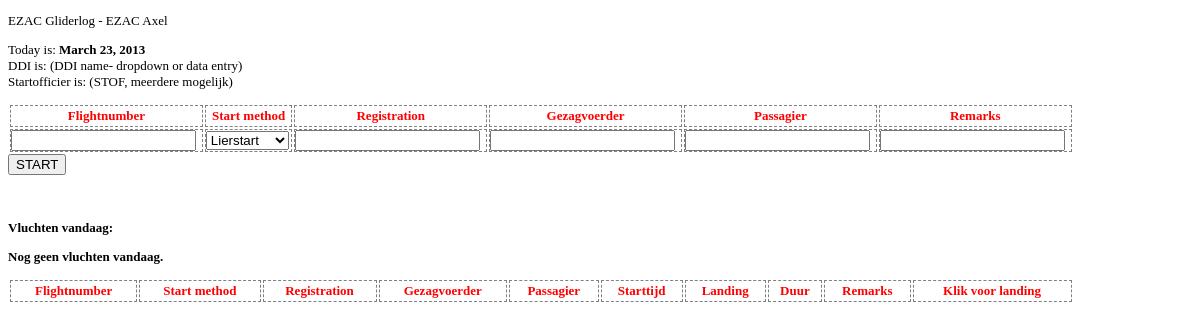
/gliderlog/, run on an earlier commit of the app's database.
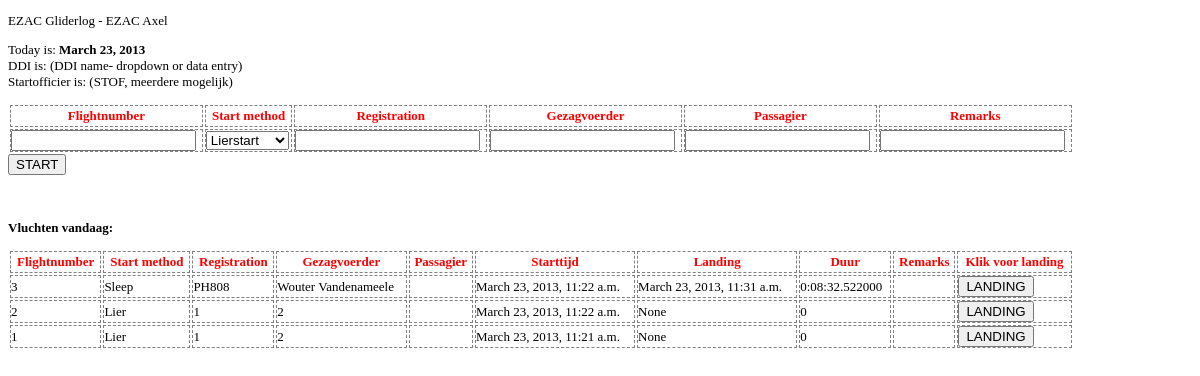
And on a later commit of the database.
### gliderlogapp/models.py (models this page shows, shortened)
class Registration(models.Model):
	flightnumber = models.IntegerField(null=True, blank=True)
	start_method = models.CharField(max_length=200)
	glider_registration = models.CharField(max_length=10)
	captain = models.CharField(max_length=200)
	passenger = models.CharField(max_length=200,null=True, blank=True)
	start_time = models.DateTimeField()
	landing_time = models.DateTimeField(null=True, blank=True)
	def length_auto(self, null=True, blank=True):
		if self.landing_time != None:
			return self.landing_time - self.start_time
		else:
			return 0
	remarks = models.CharField(max_length=500, null=True, blank=True)

### gliderlogapp/views.py (the view)
def index(request):
    overview = Registration.objects.order_by('-id').filter(start_time__gte=datetime.date.today())
    overview.now = datetime.date.today()
    if request.method == 'POST' and "start" in request.POST: # If the form has been submitted...
        formset = EntryForm(request.POST) # A form bound to the POST data
        if formset.is_valid(): # All validation rules pass
			flightnumber = formset.cleaned_data['flightnumber']
			start_method = formset.cleaned_data['start_method']
			glider_registration = formset.cleaned_data['glider_registration']
			captain = formset.cleaned_data['captain']
			passenger = formset.cleaned_data['passenger']
			start_time = datetime.datetime.now()
			remarks = formset.cleaned_data['remarks']
			savetodb = Registration(flightnumber=flightnumber, start_method=start_method, glider_registration=glider_registration,captain=captain, passenger=passenger, start_time=start_time, remarks=remarks)
			savetodb.save()
			return HttpResponseRedirect('/gliderlog/') # Redirect after POST
    elif request.method == 'POST' and "land" in request.POST:
        landing_time = datetime.datetime.now()
        savelanding = get_object_or_404(Registration, pk=request.POST['land'])
        savelanding.landing_time = landing_time
        savelanding.save()
    	return HttpResponseRedirect('/gliderlog/') # Redirect after POST
    else:
        formset = EntryForm() # An unbound form
    return render_to_response('index.html', {
        'overview': overview,
        'formset': formset,
	}, context_instance=RequestContext(request))

### gliderlogapp/models.py
class EntryForm(forms.Form):
	flightnumber = forms.IntegerField(required=False)
	start_method = forms.ChoiceField(choices=STARTMETHODS)
	glider_registration = forms.CharField()
	captain = forms.CharField()
	passenger = forms.CharField(required=False)
	start_time = forms.DateTimeField(required=False)
	landing_time = forms.DateTimeField(required=False)
	remarks = forms.CharField(required=False)

### templates/index.html (shortened to what this page needs)
<!DOCTYPE html PUBLIC "-//W3C//DTD XHTML 1.0 Transitional//EN" "http://www.w3.org/TR/xhtml1/DTD/xhtml1-transitional.dtd">
<html xmlns="http://www.w3.org/1999/xhtml">
<head>
<link rel="stylesheet" href="{{ STATIC_URL }}gliderlog.css" type="text/css"/>
</head>
<body>
<div align="left" valign="top">
<p>EZAC Gliderlog - EZAC Axel</p>
<p>Today is: <strong>{{ overview.now }}</strong><br />
  DDI is: (DDI name- dropdown or data entry)
    <br />
Startofficier is: (STOF, meerdere mogelijk)</p>
<table width="90%%" border="1" padding="0">
  <tr>
    <th scope="col">Flightnumber</th>
    <th scope="col">Start method</th>
    <th scope="col">Registration</th>
    <th scope="col">Gezagvoerder</th>
    <th scope="col">Passagier</th>
    <th scope="col">Remarks</th>
  </tr>
        <td>{{ formset.flightnumber }}</td>
		<td>{{ formset.start_method }}</td>
		<td>{{ formset.glider_registration }}</td>
		<td>{{ formset.captain }}</td>
		<td>{{ formset.passenger }}</td>
		<td>{{ formset.remarks }}</td>
</table>
<input type="submit" name="start" value="START">
<br/>
  <p><strong>Vluchten vandaag:</strong></p>
<table width="90%%" border="1">
  <tr>
    <th scope="col">Flightnumber</th>
    <th scope="col">Start method</th>
    <th scope="col">Registration</th>
    <th scope="col">Gezagvoerder</th>
    <th scope="col">Passagier</th>
    <th scope="col">Starttijd</th>
    <th scope="col">Landing</th>
    <th scope="col">Duur</th>
    <th scope="col">Remarks</th>
    <th scope="col">Klik voor landing</th>
  {% if overview %}
    {% for item in overview %}
  </tr>
        <td>{{ forloop.revcounter }}</td>
		<td>{{ item.start_method }}</td>
		<td>{{ item.glider_registration }}</td>
		<td>{{ item.captain }}</td>
		<td>{{ item.passenger }}</td>
		<td>{{ item.start_time }}</td>
		<td>{{ item.landing_time }}</td>
		<td>{{ item.length_auto }}</td>
		<td>{{ item.remarks }}</td>
		<td>
<form action="/gliderlog/" method="post">{% csrf_token %}
<button name="land" value={{ item.id }} type=submit>LANDING</button>
   </form>
		</td>
    {% endfor %}
{% else %}
   <p><strong>Nog geen vluchten vandaag.</strong></p>
{% endif %}
</table>
<p>&nbsp;</p>
</div>
</body>
</html>

### gliderlogapp/static/gliderlog.css (style rules this page uses)
html { font-family: Verdana; font-size: 13px; }
table { border: 0px; padding: 0px; margin: 0px; }
tr { border: 1px dashed grey; padding: 0px; margin: 0px; }
td { border: 1px dashed grey; padding: 0px; margin: 0px; }
th { color: red; border: 1px dashed grey; padding: 2px; margin: 0px; }

What changed in the data, as far as the page shows it:
now on this page (row edited): Registration: start_method "Sleep", glider_registration "PH808", captain "Wouter Vandenameele", start_time "March 23, 2013, 11:22 a.m.", landing_time "March 23, 2013, 11:31 a.m.", length_auto "0:08:32.522000"
now on this page (row edited): Registration: start_method "Lier", glider_registration "1", captain "2", start_time "March 23, 2013, 11:22 a.m.", landing_time "None", length_auto "0"
now on this page (row edited): Registration: start_method "Lier", glider_registration "1", captain "2", start_time "March 23, 2013, 11:21 a.m.", landing_time "None", length_auto "0"
Also different on the page:
text no longer shown: "Nog geen vluchten vandaag."
